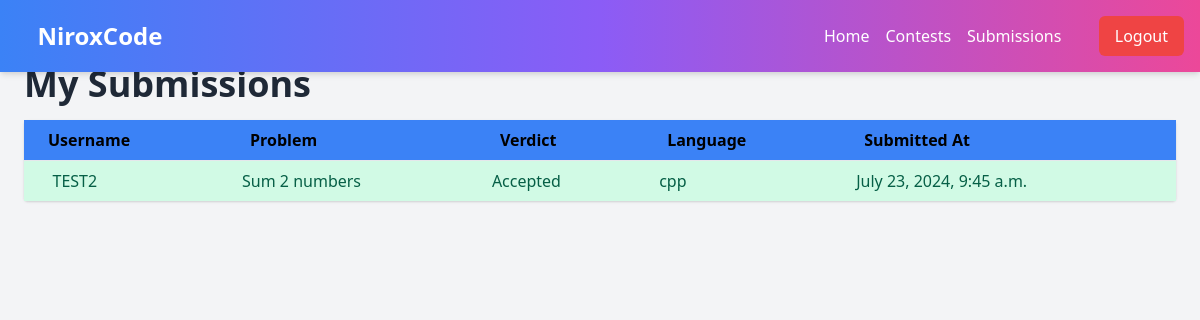
The app's page /home/submissions/ (signed in), older data.
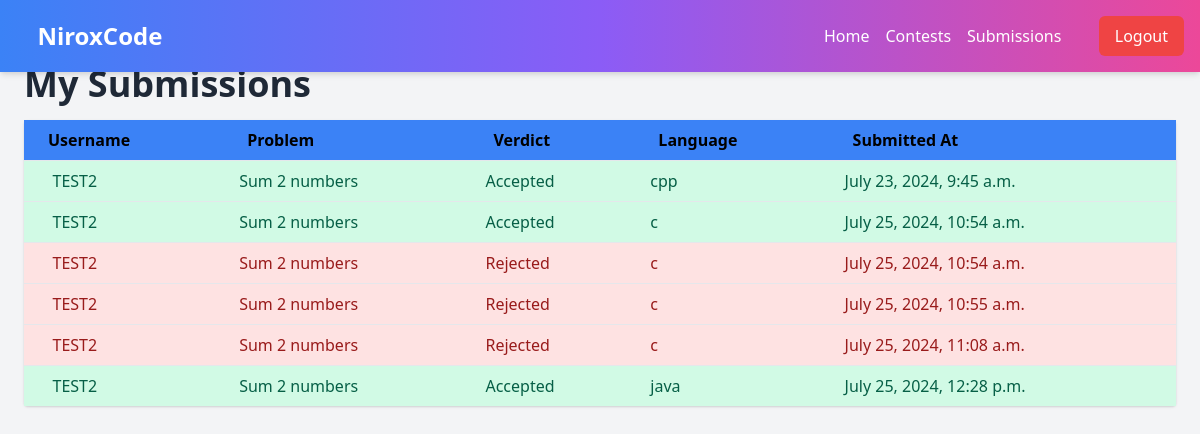
The same page, newer data.
### home/models.py (models this page shows, shortened)
class Submission(models.Model):
    problem = models.ForeignKey(Problem, on_delete=models.CASCADE)
    user_id=models.IntegerField(default=1)
    verdict = models.CharField(max_length=50)
    submitted_at = models.DateTimeField(auto_now_add=True)
    code=models.TextField(default="")
    language=models.CharField(  max_length=10,
        blank=True,
        choices=[("Python","py"),("Java","java"),("c++","cpp"),("C","c")])

class Problem(models.Model):
    name=models.CharField(max_length=100)
    difficulty = models.CharField(
        max_length=10,
        blank=True,
        choices=[("Hard", "Hard"), ("Easy", "Easy"), ("Medium", "Medium")],
    )
    description=models.TextField()
    added_at=models.DateTimeField(auto_now_add=True)
    for_contest=models.BooleanField(default=False)
    has_image=models.BooleanField(default=False)
    image = models.ImageField(upload_to='media/images/', blank=True, null=True)

### home/views.py (the view)
# urls.py: path('submissions/',my_submissions,name='submissions')
@login_required
def my_submissions(request):
    profile = get_object_or_404(Profile, user_id=request.user.id)
    user_submissions = Submission.objects.filter(user_id=request.user.id)
    context = {
        'user':profile.user.username,
        'submissions': user_submissions
    }
    return render(request, 'my_submissions.html', context)

### home/templates/my_submissions.html (shortened to what this page needs)
<!DOCTYPE html>
<html lang="en">
<head>
    <link href="https://cdn.jsdelivr.net/npm/tailwindcss@2.2.19/dist/tailwind.min.css" rel="stylesheet">
</head>
<body >
    <nav class="bg-gradient-to-r from-blue-500 via-purple-500 to-pink-500 p-4 shadow-md w-full flex justify-between items-center fixed top-0 left-0 right-0">
        <div class="container mx-auto flex justify-between items-center">
            <a href="#" class="text-white text-2xl font-bold">NiroxCode</a>
            <div class="flex space-x-4">
                <a href="/home/all_problems/" class="text-white hover:text-gray-200 transition duration-200">Home</a>
                <a href="#" class="text-white hover:text-gray-200 transition duration-200">Contests</a>
                <a href="/home/submissions/" class="text-white hover:text-gray-200 transition duration-200">Submissions</a>
            </div>
        </div>
        {% if not user.is_authenticated %}
        <form method="post" action="{% url 'logout' %}" class="ml-4">
            <button type="submit" class="px-4 py-2 text-white bg-red-500 rounded-md hover:bg-red-600 transition duration-200">Logout</button>
        </form>
        {% endif %}
    </nav>
    <div class="bg-gray-100 flex items-start justify-center min-h-screen p-4">
    <div class="max-w-6xl w-full">
        <br><br>
        <h1 class="text-4xl font-bold text-gray-800 mb-4">My Submissions</h1>
        <table class="table-auto w-full bg-white rounded shadow b">
            <thead>
                <tr class="bg-blue-500">
                    <th class="px-4 py-2 text-left pl-6">Username</th>
                    <th class="px-4 py-2 text-left pl-6">Problem</th>
                    <th class="px-4 py-2 text-left pl-6">Verdict</th>
                    <th class="px-4 py-2 text-left pl-6">Language</th>
                    <th class="px-4 py-2 text-left pl-6">Submitted At</th>
                </tr>
            </thead>
            <tbody>
                {% for submission in submissions %}
                {% if submission.verdict == 'Rejected' %}
                <tr class="border-t bg-red-100 text-red-800">
                {% else %}
                <tr class="border-t bg-green-100 text-green-800">
                {% endif %}
                    <td class="px-4 py-2">&nbsp;&nbsp;&nbsp;{{user}}</td>
                    <td class="px-4 py-2 ">{{submission.problem.name }}</td>
                    <td class="px-4 py-2">{{submission.verdict }}</td>
                    <td class="px-4 py-2">{{submission.language }}</td>
                    <td class="px-4 py-2">{{submission.submitted_at }}</td>
                </tr>
                {% endfor %}
            </tbody>
        </table>
    </div>
</div>
</body>
</html>

Row changes from the older to the newer data that the page shows:
added Submission: {{ user }} "TEST2", problem.name "Sum 2 numbers", verdict "Accepted", language "c", submitted_at "July 25, 2024, 10:54 a.m."
added Submission: {{ user }} "TEST2", problem.name "Sum 2 numbers", verdict "Rejected", language "c", submitted_at "July 25, 2024, 10:54 a.m."
added Submission: {{ user }} "TEST2", problem.name "Sum 2 numbers", verdict "Rejected", language "c", submitted_at "July 25, 2024, 10:55 a.m."
added Submission: {{ user }} "TEST2", problem.name "Sum 2 numbers", verdict "Rejected", language "c", submitted_at "July 25, 2024, 11:08 a.m."
added Submission: {{ user }} "TEST2", problem.name "Sum 2 numbers", verdict "Accepted", language "java", submitted_at "July 25, 2024, 12:28 p.m."
